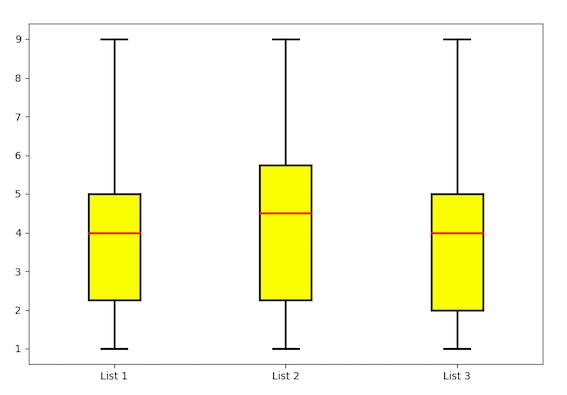

Write Python code to recreate this figure.
import matplotlib.pyplot as plt

list1 = [1, 2, 3, 4, 5, 6, 2, 4, 5, 9]
list2 = [1, 2, 3, 5, 6, 7, 2, 4, 5, 9]
list3 = [1, 2, 3, 4, 5, 6, 2, 5, 9]

# plt.boxplot(list1)
# plt.boxplot(list2)
# plt.boxplot(list3)

# put the lists into a master list
data_to_plot = [list1, list2, list3]

# Create a figure instance
fig = plt.figure(1, figsize=(9, 6))

# Create an axes instance
ax = fig.add_subplot(111)

# Create the boxplot
bp = ax.boxplot(data_to_plot)

## add patch_artist=True option to ax.boxplot() 
## to get fill color
bp = ax.boxplot(data_to_plot, patch_artist=True)

## change outline color, fill color and linewidth of the boxes
for box in bp['boxes']:
    # change outline color
    box.set( color='#000000', linewidth=2)
    # change fill color
    box.set( facecolor = '#ffff00' )

## change color and linewidth of the whiskers
for whisker in bp['whiskers']:
    whisker.set(color='#000000', linewidth=2)

## change color and linewidth of the caps
for cap in bp['caps']:
    cap.set(color='#000000', linewidth=2)

## change color and linewidth of the medians
for median in bp['medians']:
    median.set(color='#cc0000', linewidth=2)

## change the style of fliers and their fill
for flier in bp['fliers']:
    flier.set(marker='o', color='#ffff00', alpha=0.5)

# Save the figure
fig.savefig('fig1.png', bbox_inches='tight')

# change labels
ax.set_xticklabels(['List 1', 'List 2', 'List 3'])

plt.show()